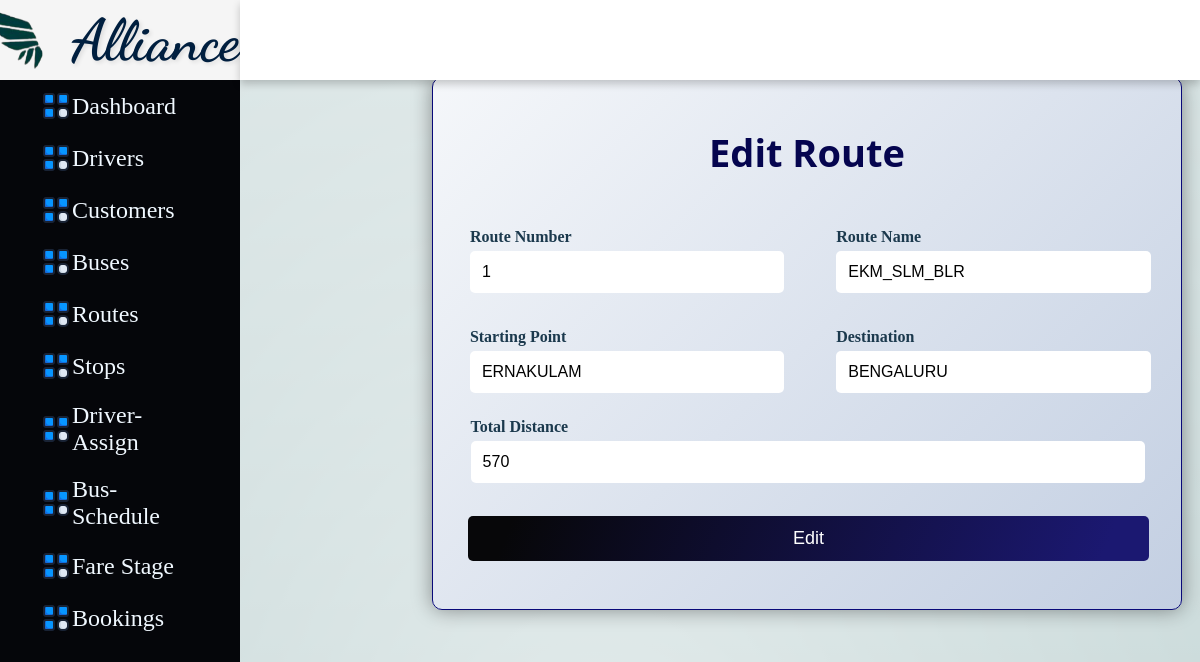
The app's page /Uroute.php?Route_id=1 (signed in) with its own data.
### tables this page shows
CREATE TABLE `tbl_route` (
  `Route_id` int(5) NOT NULL,
  `Route_no` decimal(4,0) NOT NULL,
  `Route_name` varchar(20) NOT NULL,
  `Starting_point` varchar(20) NOT NULL,
  `Destination` varchar(20) NOT NULL,
  `Distance` decimal(4,0) NOT NULL,
  `Route_status` tinyint(1) DEFAULT 1
);

### Uroute.php (the view, shortened to what this page needs)
<html>
    <head>
        <link rel="stylesheet" href="Style.css">
        <link rel="stylesheet" href="Auroute.css">
    </head>
    <body>
        <div class="side-menu">
            <div class="brand-name">
                <div class="logo">
                    <img src="logo2.png">
                </div>
            <h1>Alliance</h1>
        </div>
        <ul class="ui">
        <li><a href="admin.php"><img src="ui.png"> Dashboard </a></li>
          <li><a href="Driver.php"><img src="ui.png">Drivers</a></li>
          <li><a href="Cust.php"><img src="ui.png">Customers</a></li>
          <li><a href="Bus.php"><img src="ui.png">Buses</a></li>
          <li><a href="Route.php"><img src="ui.png">Routes</a></li>
          <li><a href="Stop.php"><img src="ui.png">Stops</a></li>
          <li><a href="Driverbus.php"><img src="ui.png">Driver-Assign</a></li>
          <li><a href="Busroute.php"><img src="ui.png">Bus-Schedule</a></li>
          <li><a href="Farestage.php"><img src="ui.png">Fare Stage</a></li>
          <li><a href="Abooking_view.php"><img src="ui.png">Bookings</a></li>
        </ul>
        </div>
        <div class="container">
            <div class="header">
                <div class="nav">
                <div class="user">
                    <div class="img-case">
                    </div>
                </div>
                </div>
            </div>
            <div class="content">
        <div class="main">
            <div class="form">
                <?php
                include 'Dbconnect.php';
                $row = null;
                function sanitizeInput($data) {
                    $data = trim($data);
                    $data = stripslashes($data);
                    $data = htmlspecialchars($data);
                    return $data;
                }
                if (isset($_POST['Update'])) {
                    $id = sanitizeInput($_POST['Route_id']);
                    $Routeno = sanitizeInput($_POST["Route_no"]);
                    $Routename = sanitizeInput($_POST["Route_name"]);
                    $Start = sanitizeInput($_POST["Starting_point"]);
                    $Dest = sanitizeInput($_POST["Destination"]);
                    $Distance = sanitizeInput($_POST["Distance"]);
                    if (empty($Routeno)) {
                        header("Location: ../Uroute.php?Route_id=$id&error=Route_no is Required");
                        exit;
                    } else {
                        $checkRouteQuery = "SELECT * FROM tbl_Route WHERE Route_no = '$Routeno' AND Route_id != $id";
                        $resultRoute = mysqli_query($conn, $checkRouteQuery);
                        if (mysqli_num_rows($resultRoute) > 0) {
                            echo "<script>alert('Route Number already exists for another route. Please use a different Route Number.');</script>";
                        } else {
                            $sql = "UPDATE tbl_Route SET Route_no='$Routeno', Route_name='$Routename', Starting_point='$Start',
                                    Destination='$Dest', Distance='$Distance' WHERE Route_id=$id";
                            if (mysqli_query($conn, $sql)) {
                                echo "<script> alert(\"Route updated successfully\");</script>";
                                echo "<script>window.location.href='Route.php';</script>";
                                exit;
                            } else {
                                echo "Error updating record: " . mysqli_error($conn);
                            }
                        }
                    }
                } elseif (isset($_GET['Route_id'])) {
                    $id = sanitizeInput($_GET['Route_id']);
                    $sql = "SELECT * FROM tbl_Route WHERE Route_id=$id";
                    $result = mysqli_query($conn, $sql);
                    if (mysqli_num_rows($result) > 0) {
                        $row = mysqli_fetch_assoc($result);
                    } else {
                        echo "<script> alert(\"No Route found with the specified ID\");</script>";
                        echo "<script>window.location.href='Uroute.php';</script>";
                        exit;
                    }
                }
                ?>
                            <form  action="Uroute.php" method="post" >
                            <h1>Edit Route</h1>
                            <div class="form-row">
                             </div>
                              <div class="form-row">
                              <div class="form-group">
                                  <label for="Route_no">Route Number</label>
                                  <input type="number" id="Route_no" name="Route_no" value="<?php echo $row['Route_no'] ?? ''; ?>" readonly required>
                                </div>
                                <div class="form-group">
                                  <label for="Route_name">Route Name</label>
                                  <input type="text" id="Route_name" name="Route_name" value="<?php echo $row['Route_name'] ?? ''; ?>" readonly required>
                                </div>
                              </div>
                              <div class="form-row">
                                <div class="form-group">
                                  <label for="Starting_point">Starting Point</label>
                                  <input type="text" id="Starting_point" name="Starting_point" value="<?php echo $row['Starting_point'] ?? ''; ?>" readonly required>
                                </div>
                                <div class="form-group">
                                  <label for="Destination">Destination</label>
                                  <input type="text" id="Destination" name="Destination" value="<?php echo $row['Destination'] ?? ''; ?>" readonly required>
                                </div>
                              </div>
                              <div class="form-group" id="select">
                                  <label for="Distance">Total Distance</label>
                                  <input type="number" id="Distance" name="Distance" value="<?php echo $row['Distance'] ?? ''; ?>" readonly required>
                                </div>
                              <br>
                          <div class="form-group">
                        <input type="button" value="Edit" onclick="enableFormFields()">
                      </div>
                            </form>
                          </div>
                    </div>
                </div>
            </div>
    </body>
</html>

### Style.css (style rules this page uses)
* { margin: 0; padding: 0%; box-sizing: border-box; }
body { min-height: 100vh; }
a { text-decoration: none; }
li { list-style: none; }
h1,h2 { color:#090979; }
.side-menu li a { font-size: 24px; padding: 10px 40px; color: aliceblue; display: flex; align-items: center; }
.container { position: absolute; background-size: 100%; right: 0; width: 80vw; height: 100vh; }
.container .header { position: fixed; top: 0%; width: 80vw; height: 10vh; background: white; display: flex; align-items: center; justify-content: center; box-shadow: 0 4px 8px 0 rgba(0,0,0,0.2); z-index: 1; }
.container .header .nav { width: 90%; display: flex; align-items: center; }
.container .header .nav .user { flex: 1; display: flex; justify-content: space-between; align-items: center; }
.container .header .nav .user .img-case { position: relative; width: 50px; height: 50px; }
ul.ui img { height: 20%; width: 20%; }

### Auroute.css (style rules this page uses)
body { align-items: center; background-color: #CDDCDC; background-image: radial-gradient(at 50% 100%, rgba(255,255,255,0.50) 0%, rgba(0,0,0,0.50) 100%), linear-gradient(to bottom, rgba(255,255,255,0.25) 0%, rgba(0,0,0,0.25) 100%); background-blend-mode: screen, overlay; height: 100%; }
.form { margin-top: 8%; background-image: linear-gradient(135deg, #f5f7fa 0%, #c3cfe2 100%); color: #1B394D; padding: 5% 8%; border-radius: 10px; box-shadow: 0 0 20px rgba(0, 0, 0, 0.4); max-width: 750px; border: 1px solid #090979; display: flex; justify-content: center; align-items: center; margin-left: 20%; animation: floatUp 1s ease-in-out; }
.form h1 { color:#05054f; text-align: center; margin-bottom: 20px; font-size: 38px; font-weight: bold; font-family: 'Segoe UI', Tahoma, Geneva, Verdana, sans-serif; }
.form-row { display: flex; padding: 10px; flex-wrap: wrap; gap:8%; margin-left: -20%; }
.form-group { flex: 1; margin-right: 50px; justify-content: space-between; }
label { display: block; margin-bottom: 5px; color: #1B394D; font-weight: bold; margin-left: 23%; }
input[type="text"], input[type="number"], input[type="email"], input[type="tel"], input[type="time"], input[type="date"], input[type="password"], select { margin-left: 23%; width: 120%; padding: 12px; font-size: 16px; border: none; border-radius: 5px; margin-bottom: 15px; transition: border-color 0.3s ease, transform 0.3s ease; }
input[type="submit"] , input[type="button"] { background: linear-gradient( 111.4deg, rgba(7,7,9,1) 6.5%, rgba(27,24,113,1) 93.2% ); margin-left: -9%; width:128%; color: #fff; font-size: 18px; padding: 12px 24px; border: none; border-radius: 5px; cursor: pointer; transition: background-color 0.3s ease; }
#select { margin-left: -30%; width:96.5%; }
.side-menu { position: fixed; background: #05060A; width:20vw; min-height:100vh; display: flex; flex-direction: column; }
.side-menu .brand-name { background: whitesmoke; height: 10vh; display: flex; align-items: center; justify-content: center; }
.side-menu .brand-name h1 { margin-left: -20%; font-family: 'Dancing Script', cursive; font-size: 58px; color: #001F3F; text-shadow: 2px 2px 4px rgba(0, 0, 0, 0.1); }
.side-menu .brand-name img { margin-left: -30%; height:85%; width:85%; }

### Dbconnect.php (style rules this page uses)
body { user-select: none; }

### records on screen
tbl_route: Route_no "1", Route_name "EKM_SLM_BLR", Starting_point "ERNAKULAM", Destination "BENGALURU", Distance "570"
